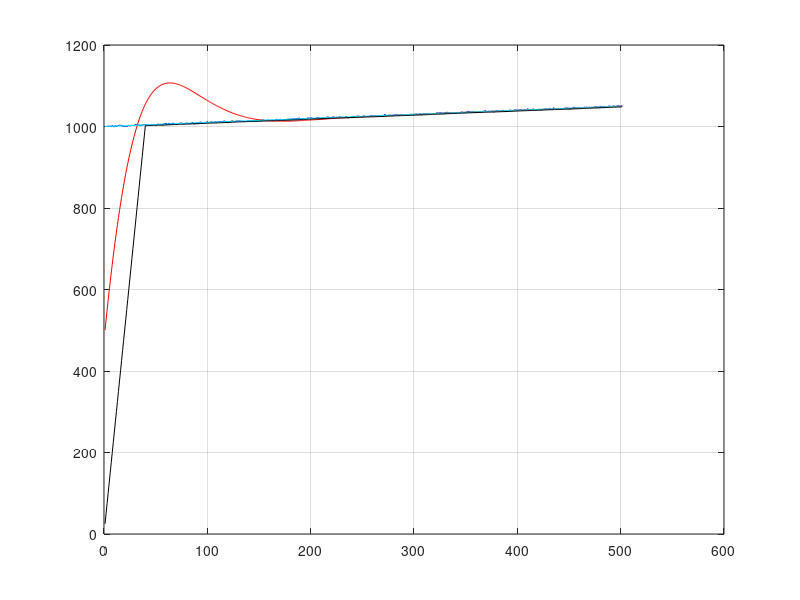

Reproduce this figure in MATLAB.


clear all; clc
dt =5/500;
t = 0:dt:5;
n = length(t);


% for i = 1:n
%    if i < 250
%        xo(i) = sin(2*pi*0.1*t(i));
%    else
%        xo(i) = sin(2*pi*0.1*t(i)) +sin(2*pi*0.2*t(i));
%    end
% end
xin = 1000;
vel = 10; 
for i = 1:n
    xo(i) = xin + vel * t(i);
end
y = xo+ randn(1,n) ;

% MOVING 
Win = 40;
a = 1;
b= 1/Win*ones(1,Win);
MovFilter =filter(b,a,y);

% results
plot(y,'b'); hold on ;grid on
plot(xo,'c');
plot(MovFilter,'k')
hold off
%% 


alpha = 0.05;
beta = 2*(2-alpha) -4*sqrt(1-alpha);

CorPo(1) = 500;
CorVel(1) = 5;


% (alpha-beta tracker)
for i = 1:n;
  % Prediction 
PrePo = CorPo(i) + dt*CorVel(i) ;
PreVel = CorVel(i); % since velocity is constant 
Res = y(i) - PrePo; % innivaion process

% correction 
xh = PrePo + alpha*Res; % 
vh = PreVel + beta/dt *Res;
CorPo(i+1) = xh;
CorVel(i+1) = vh;
end
 
% results
plot(y,'b'); hold on ;grid on
plot(CorPo,'r'); 
plot(xo,'c');
plot(MovFilter,'k')
hold off
